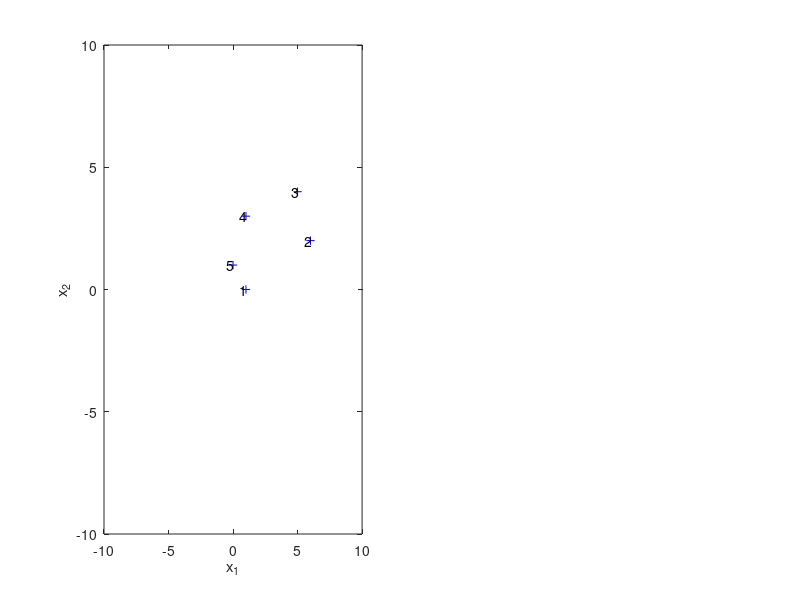

Write the MATLAB code that produced this figure. (Note: this script raises an error after producing the figure.)
function direct_pca_demo()
 
    figure(1); clf;
    P = load('points.txt') ;
    subplot(1,2,1);
    plot(P(1,:),P(2,:),'b+'); hold on;
    for i = 1 : size(P,2)
       text( P(1,i)-0.5, P(2,i), num2str(i)); 
    end
    xlabel('x_1'); ylabel('x_2');
    xlim([-10 10]);
    ylim([-10 10]);
    
    % (a)
    mu = mean(P, 2);
    Pn = bsxfun(@minus, P, mu);
    N = size(P, 2);
    C = Pn * Pn' * (1/(N - 1));
    [U, S, V] = svd(C);
    
    U
    
    % project to PCA space: y = U' * (xq - mu)
    % project to original space: xq = U' * y + mu
    
    % (b)
    draw_gauss2d(mu, C, 'r', 1);
    vec1 = U(:, 1) * S(1, 1) + mu;
    vec2 = U(:, 2) * S(2, 2) + mu;
    plot([mu(1), vec1(1)], [mu(2), vec1(2)], 'g');
    plot([mu(1), vec2(1)], [mu(2), vec2(2)], 'r');
    
    % (d)
    Up = U; Up(:,2) = 0;
    Pp = bsxfun(@plus, Up' * Pn, mu);
    
    plot(Pp(1,:), Pp(2,:), 'o');
    
    draw_reconstructions(P, Pp);
    % projected onto a line
    
    % (e)
    q = [3; 6];
    qn = U' * (q - mu);
    qp = bsxfun(@plus, Up' * qn, mu);
    plot(q(1), q(2), 'x');
    plot(qp(1), qp(2), 'x');
    
    
    minDist = realmax; minDistVector = [0, 0];
    minDistP = realmax; minDistVectorP = [0, 0];
    for i = 1:size(P,2)
        dist = norm(q - P(:,i));
        if dist < minDist
            minDist = dist;
            minDistVector = P(:,i);
        end
        distP = norm(qp - Pn(:,i));
        if distP < minDistP
            minDistP = distP;
            minDistVectorP = Pn(:,i);
        end
    end
%     minDist, minDistVector
    plot(minDistVector(1), minDistVector(2), 'or');
%     minDistP, minDistVectorP
    plot(minDistVectorP(1), minDistVectorP(2), 'or');
    
    % (c)
    cumulative_sum = cumsum(diag(S));
    cumulative_sum = cumulative_sum ./ max(cumulative_sum(:));
    
    subplot(1,2,2);
    plot(cumulative_sum);
    
end
